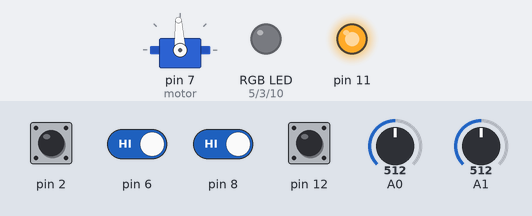
This sketch was run on a simulated Arduino Uno, built with avr-gcc and run on an emulated ATmega328P. On the bench: servo, an RGB LED mixed from three pins (HIGH = lit), output pins drawn as LEDs (lit = HIGH). The test bench sets the inputs (shaded band); at power-on: pin 2, pin 6, pin 8, pin 12 HIGH, A0 = 512, A1 = 512. What the sketch prints to the serial monitor is not drawn.

Above: at 4.2 s.
4.3 s: pin 8 driven LOW
At 4.6 s:
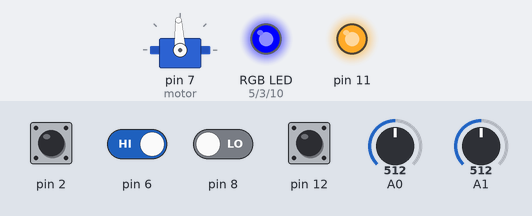
5.8 s: pin 2 pulled LOW for 0.15 s
At 7.0 s:
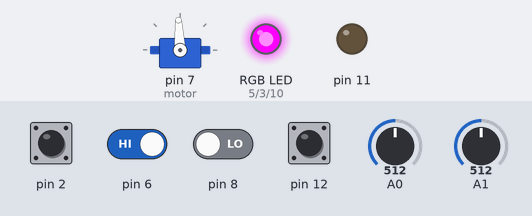
7.4 s: A0 set to 900
At 8.6 s:
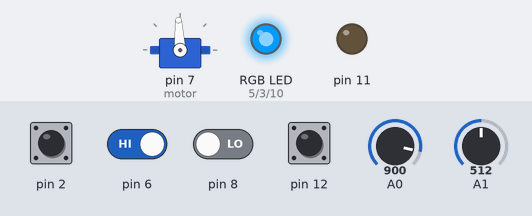
8.9 s: pin 6 driven LOW
At 10.0 s:
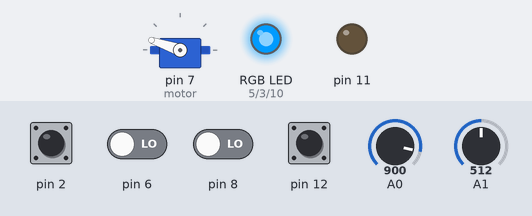
10.4 s: A0 set to 1023
At 11.0 s:
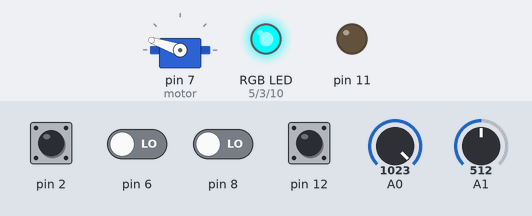
11.9 s: pin 8 driven HIGH
At 12.2 s:
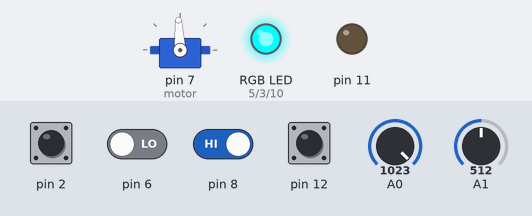
Timing chart, 0 to 14.4 s (numbered marks = the images above; inputs shaded):
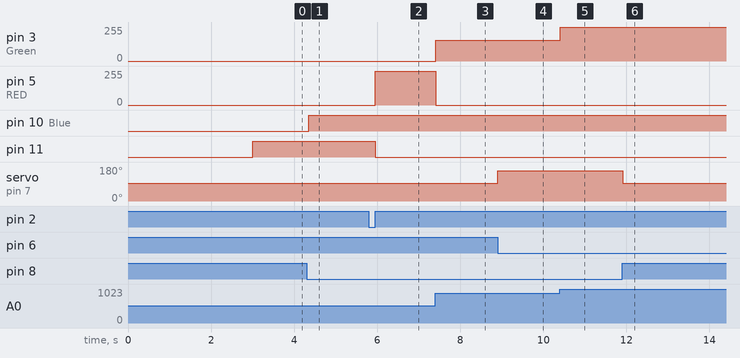

Measured:
- after the input at 4.3 s, pin 10 (Blue): LOW → HIGH after 0.06 s
- after the input at 5.8 s, pin 5 (RED): 0/255 → 253/255 after 0.15 s; pin 11: HIGH → LOW after 0.15 s
- after the input at 7.4 s, pin 3 (Green): 0/255 → 155/255 at once; pin 5 (RED): 253/255 → 0/255 at once
- after the input at 8.9 s, servo on pin 7 (motor): 93° → 161° at once
- after the input at 10.4 s, pin 3 (Green): 155/255 → 253/255 at once
- after the input at 11.9 s, servo on pin 7 (motor): 161° → 93° at once

The sketch:

elTorpedo_Carbon_Test_Old.ino
```cpp
/*
  pinOUT
  2 - КНОПКА
  3 - СД ЗЕЛЕНЫЙ
  4 - Сигнал зарядки +
  5 - СД КРАСНЫЙ
  6 - ДАТЧИК ХОЛЛА 1
  7 - МОТОР
  8 - ДАТЧИК ХОЛЛА 2
  9 -
  10 - СД СИНИЙ
  11 - ВКЛ ЗАПИСИ ВЫХОД
  12 - ВКЛ МОТОРА ВХОД
  13 - ВКЛ МОТОРА ВХОД 2
  А0 - уровень напряжения
*/
#include <EncButton.h>
EncButton<EB_TICK, 2> btn(INPUT_PULLUP);
#include <Servo.h>
Servo motor;

const int numReading = 3;
uint32_t values[numReading];
int index = 0;
uint32_t average = 0;
uint32_t d1 = 50000;
uint32_t d2 = 25000;
uint32_t d3 = 15000;
int p1 = 1550;
int p2 = 1800;
int p3 = 2200;
int powerMotor;
double koeff = 19000.0;


void setup() {
  Serial.begin(9600);
  pinMode(10, OUTPUT); //Blue
  pinMode(3, OUTPUT); //Green
  pinMode(5, OUTPUT); //RED
  pinMode(11, OUTPUT);
  pinMode(12, INPUT);
  pinMode(13, INPUT);
  digitalWrite(10, LOW);
  digitalWrite(5, LOW);
  digitalWrite(3, LOW);
  pinMode(6, INPUT);
  pinMode(8, INPUT);
  motor.attach(7);


  motor.writeMicroseconds(1500);
  delay(3000); //задержка при включении для инициализации ESC

  for (int i = 0; i < numReading; i++)
  {
    values[i] = 0;
  }
}

void loop() {
  static bool enabled;
  static bool h1_signal;
  static bool h2_signal;
  static int h2_dur_time;
  static int h1_dur_time;
  static bool start_h1;
  static bool start_h2;
  static uint32_t last_trigger_hall;
  static int mstop = 1500;
  static int mgo = 1550;
  static int cycle = 5000;
  static int ch_lvl_R;
  static int ch_lvl_G;
  static int num_triggered_h = -1;
  int charge_level = analogRead(A0);
  int chargerLvl = analogRead(A1);
  static int charge_level_1;
  static bool motor_enabled = false;
  static uint64_t h1_micros = 0;
  static uint64_t last_trigger_hall_micros;
  static uint32_t specModeTimer = 0;
  static int specModeClickTimer = 0;
  static bool specModeEnabled = false;
  static int blickTimer = 0;
  static bool blickFlag = false;
  static bool doublSensFlag;


  // ремап цветовой индикации
  charge_level_1 = map(charge_level, 788, 940, 0, 100);
  ch_lvl_G = map(charge_level_1, 30, 100, 0, 253);
  ch_lvl_G = constrain(ch_lvl_G, 0, 253);
  ch_lvl_R = map(charge_level_1, 0, 70, 255, 0);
  ch_lvl_R = constrain(ch_lvl_R, 0, 253);

//  Serial.print(charge_level);
//  Serial.print("   ");
//  Serial.print(charge_level_1);
//  Serial.print("   ");
//  Serial.print(ch_lvl_G);
//  Serial.print("   ");
//  Serial.println(ch_lvl_R);
//  delay(500);

  //каждый луп смотрю состояние датчиков холла
  h1_signal = !digitalRead(6);
  h2_signal = !digitalRead(8);
  bool specMotor = !digitalRead(12);
  Serial.println(chargerLvl);

  //при нажатии кнопки меняется состояние флага включения + включение спец режима
  btn.tick();
  if (btn.isClick()) {
    specModeEnabled = false;
    if (specModeEnabled)
    {
      specModeTimer = 0;
      specModeClickTimer = 0;
    }
    specModeClickTimer++;
    enabled = !enabled;
    if (specModeTimer == 0)
      specModeTimer = millis();
    if (millis() - specModeTimer < 5000 && specModeClickTimer == 6)
    {
      Serial.println("------------------ specModeEnabled ------------------");
      specModeEnabled = true;
      enabled = true;
    }
    if (specModeTimer != 0 && millis() - specModeTimer > 5000)
    {
      specModeTimer = 0;
      specModeEnabled = false;
      specModeClickTimer = 0;
    }
  }

  //спец режим
  if (specModeEnabled)
  {
    if (blickTimer > 300) //индикация спец режима
    {
      if (blickFlag)
      {
        Serial.println("flash on");
        analogWrite(5, ch_lvl_R);
        analogWrite(3, ch_lvl_G);
      }
      else
      {
        Serial.println("flash off");
        digitalWrite(5, HIGH);
        digitalWrite(3, HIGH);
      }
      blickFlag = !blickFlag;
      blickTimer = 0;
    }
    blickTimer++;
    digitalWrite(11, LOW);
    if (specMotor) motor.writeMicroseconds(2200);
    else motor.writeMicroseconds(mstop);

    return;
  } else
  {
    //индикация включения + инициализация мотора
    if (!enabled) {
      motor.writeMicroseconds(mstop);
      digitalWrite(5, LOW);
      digitalWrite(3, LOW);
      digitalWrite(11, HIGH); //выключение записи
    } else {
      analogWrite(5, ch_lvl_R);
      analogWrite(3, ch_lvl_G);
      digitalWrite(11, LOW); //включение записи
      if (h1_signal && h2_signal) {
        motor.writeMicroseconds(2200);
        doublSensFlag = true;
        motor_enabled = true;
        return;
      }
      if (doublSensFlag > 0) {
        motor.writeMicroseconds(mstop);
        doublSensFlag = false;
        motor_enabled = false;
        return ;
      }
    }
  }

  //индикация датчика холла
  if (h1_signal) {
    if (h1_micros == 0)
      h1_micros = micros();
    digitalWrite(10, HIGH);
  } else {
    if (h1_micros > 0)
    {
      last_trigger_hall_micros = micros() - h1_micros;
      h1_micros = 0;
    }
    digitalWrite(10, LOW);
    if (h2_signal) {
      digitalWrite(10, HIGH);
    }
    else {
      if (h1_micros > 0)
      {
        last_trigger_hall_micros = micros() - h1_micros;
        h1_micros = 0;
      }
      digitalWrite(10, LOW);
    }
  }

  //счетчик срабатываний датчика холла
  static uint32_t tmr;
  if (enabled && millis() - tmr >= 5) {
    tmr = millis();
    if (h1_signal) {
      /*if (num_triggered_h == 1) {
        Serial.println("Stop motor 'num_triggered_h == 1'");
        motor.writeMicroseconds(mstop);
        h1_dur_time = 0;
        }
        else {*/
      h1_dur_time += 5;
      last_trigger_hall = millis();
      start_h1 = true;
      //}
    }
    else if (h2_signal) {
      /*if (num_triggered_h == 2) {
        Serial.println("Stop motor 'num_triggered_h == 2'");
        motor.writeMicroseconds(mstop);
        h2_dur_time = 0;
        }
        else {  */
      h2_dur_time += 5;
      last_trigger_hall = millis();
      start_h2 = true;
      //}
    }
    else
    {
      if (h1_dur_time > 0)
        num_triggered_h = 1;
      if (h2_dur_time > 0)
        num_triggered_h = 2;
      h1_dur_time = 0;
      h2_dur_time = 0;
    }
  }


  if (last_trigger_hall_micros > 0) {
    values[index] = last_trigger_hall_micros;
    index++;
    if (index > numReading - 1)
      index = 0;
    uint64_t total = 0;

    bool valuesFill = true;
    for (int i = 0; i < numReading; i++)
    {
      if (values[i] == 0)
        valuesFill = false;
      total += values[i];
    }
    average = total / numReading;
    powerMotor = p1;
    if (valuesFill)
    {
      // ver 1
      /*if (average > d1)
        {
        powerMotor = (d1*p2) / average;
        }
        else if (average > d2 && average <= d1)
        {
        powerMotor = p2;
        }
        else if (average > d3 && average <= d2)
        {
        powerMotor = 2800 - 0.04 * average;
        }
        else if (average <= d3)
        {
        powerMotor = p3;
        }*/

      //ver 2
      /*powerMotor = koeff / average  * p3;
        Serial.print("powerMotor calc1: ");
        Serial.println(powerMotor);
        powerMotor = map(powerMotor, 2000, 900, 2200, 1550);
        Serial.print("average: ");
        Serial.println(average);
        Serial.print("powerMotor calc2: ");
        Serial.println(powerMotor);*/

      //ver 3
      if ((koeff / average  * p3) < 2000) {
        powerMotor = 1900;
      }
      if ((koeff / average  * p3) > 2000) {
        powerMotor = 2200;
      }


    }
    if (powerMotor < p1)
      powerMotor = p1;

    if (powerMotor >= p3)
      powerMotor = p3;

    Serial.print("powerMotor: ");
    Serial.println(powerMotor);
    Serial.print("koeff: ");
    Serial.println(koeff / average  * p3);

    last_trigger_hall_micros = 0;
  }


  //Serial.print(h1_signal);
  //Serial.print("   ");
  //Serial.print(h2_dur_time);
  //Serial.print("   ");
  //Serial.println(h2_signal);
  //Serial.print("   ");
  //Serial.println(h1_dur_time);

  // включаем мотор после срабатывания 2 датчиков(оборот)
  if (start_h1 && start_h2)
  {
    motor.writeMicroseconds(powerMotor);

    motor_enabled = true;
    start_h1 = false;
    start_h2 = false;
  }


  static uint32_t tmr3;
  // выключаем мотор после бездействия
  int dur = 1100;
  int f1 = millis() - last_trigger_hall >= dur + dur / 5;
  bool f2 = h2_dur_time >= dur;
  bool f3 = h1_dur_time >= dur;
  if (enabled && motor_enabled && ( f1 || f2 || f3 )) {
    Serial.print("Stop motor ");
    Serial.print(f1);
    Serial.print(" ");
    Serial.print(f2);
    Serial.print(" ");
    Serial.println(f3);
    motor.writeMicroseconds(mstop);
    motor_enabled = false;
    h2_dur_time = 0;
    h1_dur_time = 0;
    start_h1 = false;
    start_h2 = false;

    for (int i = 0; i < numReading; i++)
    {
      values[i] = 0;
    }
  }
}
```
